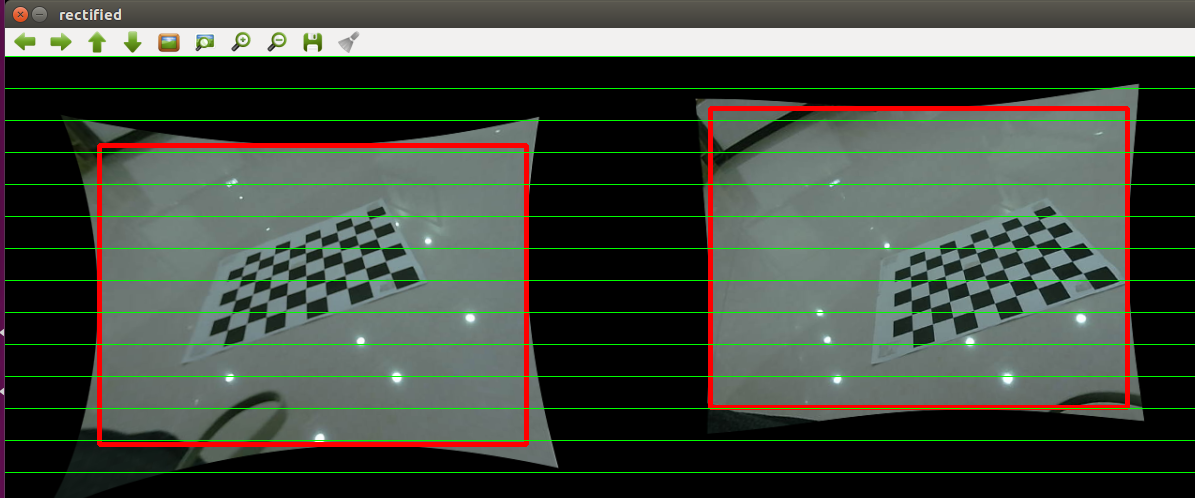
//> input picture tmp/c1.png, 1195 x 498 px, given in place of the camera
$ ./binocular_calibration   (built with g++ and OpenCV 4)
//> lines starting //> are read from the running program, lines starting //| are printed output that depends on the picture
// create by yjx 2020/01/11

#include <opencv2/core/core.hpp>
#include <opencv2/highgui/highgui.hpp>
#include <opencv2/imgproc/imgproc.hpp>
#include <opencv2/opencv.hpp>
#include <opencv2/calib3d/calib3d.hpp>
#include <iostream>
using namespace std;
using namespace cv;

vector<vector<Point2f> > corners_l_array, corners_r_array;

int array_index = 0;

bool ChessboardStable(vector<Point2f>corners_l, vector<Point2f>corners_r);

int main(){

	Mat frame;
	Mat image_left, image_right, frame_l, frame_r;
	VideoCapture cap(1);

	/*
	KRX*/
	cap.set(CV_CAP_PROP_FOURCC, CV_FOURCC('M', 'J', 'P', 'G'));
	cap.set(CV_CAP_PROP_FPS, 60);
	cap.set(CV_CAP_PROP_FRAME_WIDTH, 1280);
	cap.set(CV_CAP_PROP_FRAME_HEIGHT, 480);

	int width = cap.get(CV_CAP_PROP_FRAME_WIDTH);
	int height = cap.get(CV_CAP_PROP_FRAME_HEIGHT);
	int frameRate = cap.get(CV_CAP_PROP_FPS);
	int totalFrames = cap.get(CV_CAP_PROP_FRAME_COUNT);

	// Create a Rect box, which belongs to the class in "cv".
	// The four parameters are x, y, width, height.
	Rect left_rect(0, 0, width / 2, height);
	Rect right_rect(width / 2, 0, width / 2, height);

	cout << "width=" << width << endl;
	cout << "height=" << height << endl;
	cout << "totalFrames=" << totalFrames << endl;
	cout << "frameRate=" << frameRate << endl;

	if (!cap.isOpened())
		exit(0);

	Size boardSize(9, 6);
	const float squareSize = 26.f;  //26mm

	vector<vector<Point2f> > imagePoints_l;
	vector<vector<Point2f> > imagePoints_r;

	int nimages = 0;
	int img_num = 60;
	while (true)
	{
		cap >> frame;
//> frame is the input picture: 498 rows x 1195 cols, CV_8UC3; mean B, G, R 64.7, 74.2, 67.7
		image_left = Mat(frame, left_rect).clone();
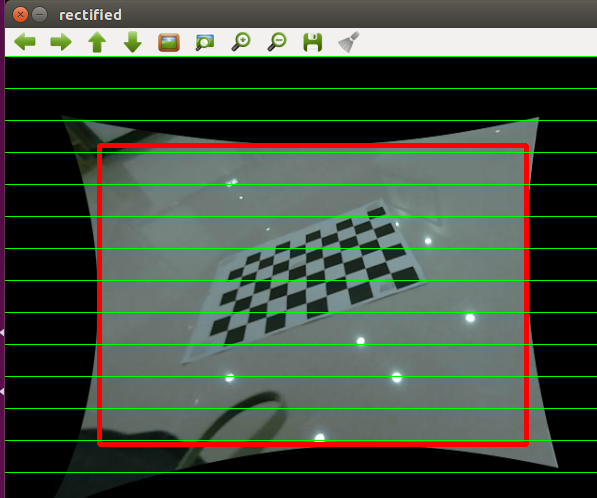
//> image_left: 498 rows x 597 cols, CV_8UC3; mean B, G, R 65.2, 74.8, 68.7
		image_right = Mat(frame, right_rect).clone();
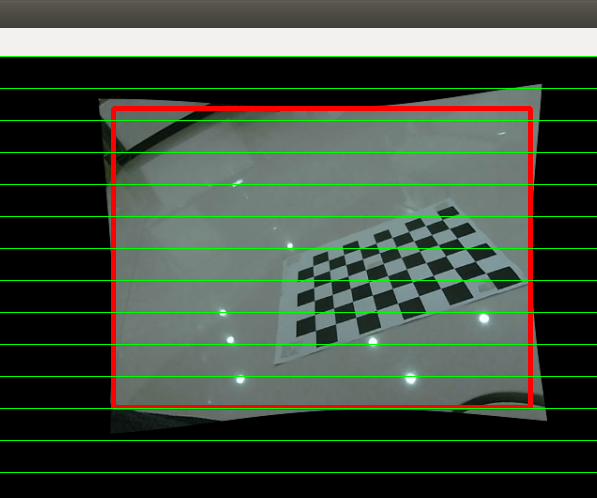
//> image_right: 498 rows x 597 cols, CV_8UC3; mean B, G, R 64.3, 73.7, 66.7

		bool found_l = false, found_r = false;
		vector<Point2f> corners_l, corners_r;

		found_l = findChessboardCorners(image_left, boardSize, corners_l, CALIB_CB_ADAPTIVE_THRESH | CALIB_CB_NORMALIZE_IMAGE);
//> found_l = false; corners_l = empty
		found_r = findChessboardCorners(image_right, boardSize, corners_r, CALIB_CB_ADAPTIVE_THRESH | CALIB_CB_NORMALIZE_IMAGE);
//> found_r = false; corners_r = empty

		if (found_l && found_r && ChessboardStable(corners_l, corners_r))
		{
			Mat viewGray;
			cvtColor(image_left, viewGray, COLOR_BGR2GRAY);
			cornerSubPix(viewGray, corners_l, Size(11, 11),
				Size(-1, -1), TermCriteria(TermCriteria::EPS + TermCriteria::COUNT, 30, 0.1));
			cvtColor(image_right, viewGray, COLOR_BGR2GRAY);
			cornerSubPix(viewGray, corners_r, Size(11, 11),
				Size(-1, -1), TermCriteria(TermCriteria::EPS + TermCriteria::COUNT, 30, 0.1));

			imagePoints_l.push_back(corners_l);
			imagePoints_r.push_back(corners_r);
			++nimages;
			image_left += 100;
			image_right += 100;

			drawChessboardCorners(image_left, boardSize, corners_l, found_l);
			drawChessboardCorners(image_right, boardSize, corners_r, found_r);

			imshow("Left Camera", image_left);
			imshow("Right Camera", image_right);

			char c = (char)waitKey(500);
			if (c == 27 || c == 'q' || c == 'Q') //Allow ESC to quit
				exit(-1);

			if (nimages >= 30)
				break;
		}
		else
		{
			drawChessboardCorners(image_left, boardSize, corners_l, found_l);
			drawChessboardCorners(image_right, boardSize, corners_r, found_r);

			//putText(image_left, to_string(nimages), Point(20, 20), 1, 1, Scalar(0, 0, 255));  //show poind id in images
			//putText(image_right, to_string(nimages), Point(20, 20), 1, 1, Scalar(0, 0, 255));
			imshow("Left Camera", image_left);
			imshow("Right Camera", image_right);
			//cout << image_left.size() << endl;

			//string image_name = to_string(img_num) +  ".png";
			//FILE* points_txt = fopen(point_path.c_str(), "w");  //save chessboardpoints

			char key = waitKey(1);
//> the 'q' key is pressed
			if (key == 27 || key == 'q' || key == 'Q') //Allow ESC to quit
				break;
			if (key == 's' || key == 'S') //Allow S to save data
			{
				//imwrite(image_name, frame);
				//img_num = img_num + 20;
			}
		}
	}
//> (the run ends here: the program exits with an error code, at `if (nimages < 20) { cout << "Not enough" << endl; return -1; }`)

$ run again, on tmp/c2.png
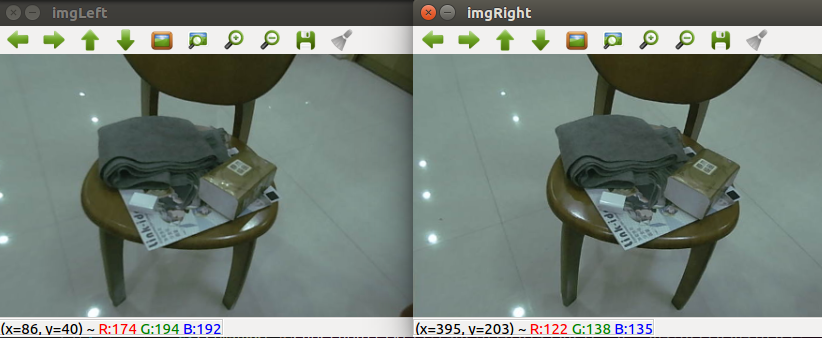
//> input picture tmp/c2.png, 822 x 338 px, given in place of the camera
//> frame is the input picture: 338 rows x 822 cols, CV_8UC3; mean B, G, R 120.6, 128.3, 117.5
//> `image_left = Mat(frame, left_rect).clone();`:
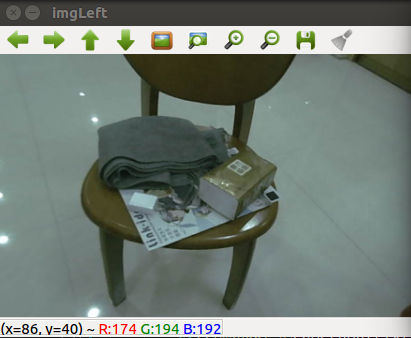
//> image_left: 338 rows x 411 cols, CV_8UC3; mean B, G, R 118.5, 125.9, 115.1
//> `image_right = Mat(frame, right_rect).clone();`:
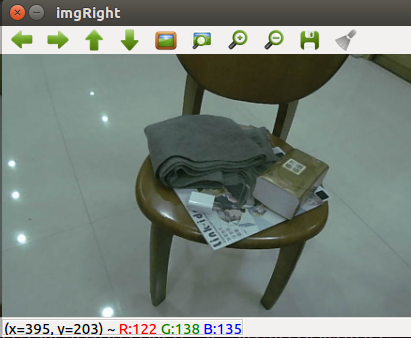
//> image_right: 338 rows x 411 cols, CV_8UC3; mean B, G, R 122.8, 130.8, 119.8
//> found_l = false; corners_l = empty
//> found_r = false; corners_r = empty

$ run again, on tmp/c3.png
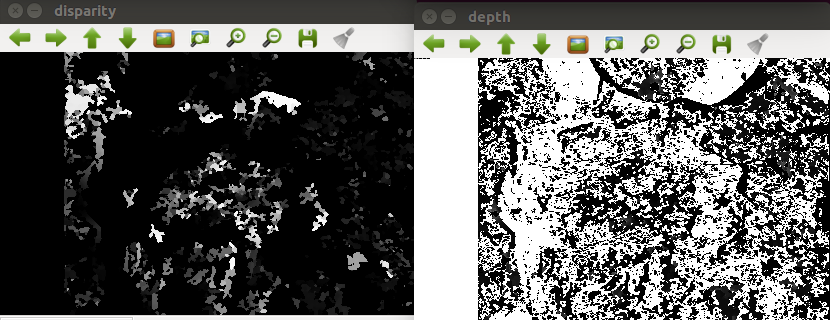
//> input picture tmp/c3.png, 830 x 320 px, given in place of the camera
//> frame is the input picture: 320 rows x 830 cols, CV_8UC3; mean B, G, R 92.7, 94.2, 94
//> `image_left = Mat(frame, left_rect).clone();`:
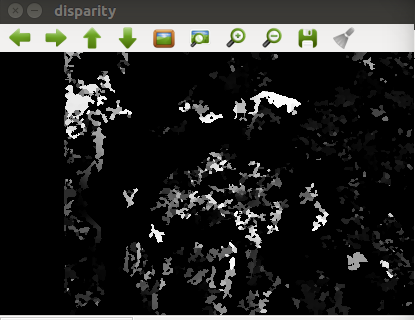
//> image_left: 320 rows x 415 cols, CV_8UC3; mean B, G, R 39.6, 41.2, 40.9
//> `image_right = Mat(frame, right_rect).clone();`:
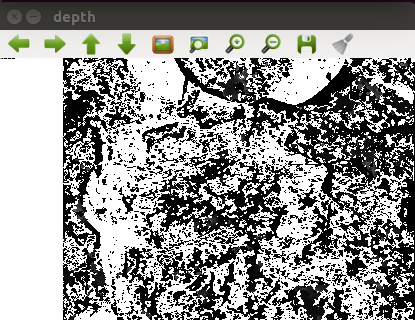
//> image_right: 320 rows x 415 cols, CV_8UC3; mean B, G, R 145.7, 147.2, 147.1
//> found_l = false; corners_l = empty
//> found_r = false; corners_r = empty
